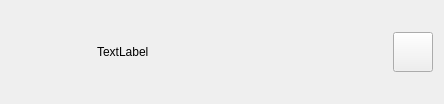
<?xml version="1.0" encoding="UTF-8"?>
<ui version="4.0">
 <class>MusicWinItem</class>
 <widget class="QWidget" name="MusicWinItem">
  <property name="geometry">
   <rect>
    <x>0</x>
    <y>0</y>
    <width>444</width>
    <height>104</height>
   </rect>
  </property>
  <property name="windowTitle">
   <string>Form</string>
  </property>
  <property name="styleSheet">
   <string notr="true"/>
  </property>
  <layout class="QGridLayout" name="gridLayout">
   <item row="0" column="0">
    <layout class="QHBoxLayout" name="horizontalLayout">
     <item>
      <widget class="QLabel" name="label_pic">
       <property name="minimumSize">
        <size>
         <width>80</width>
         <height>80</height>
        </size>
       </property>
       <property name="maximumSize">
        <size>
         <width>80</width>
         <height>80</height>
        </size>
       </property>
       <property name="styleSheet">
        <string notr="true">
border-image: url(:/image/image/MyPlayer.png);</string>
       </property>
       <property name="text">
        <string/>
       </property>
      </widget>
     </item>
     <item>
      <widget class="QLabel" name="label_songmsg">
       <property name="minimumSize">
        <size>
         <width>150</width>
         <height>80</height>
        </size>
       </property>
       <property name="text">
        <string>TextLabel</string>
       </property>
      </widget>
     </item>
     <item>
      <spacer name="horizontalSpacer">
       <property name="orientation">
        <enum>Qt::Horizontal</enum>
       </property>
       <property name="sizeHint" stdset="0">
        <size>
         <width>40</width>
         <height>20</height>
        </size>
       </property>
      </spacer>
     </item>
     <item>
      <widget class="QPushButton" name="pushButton">
       <property name="minimumSize">
        <size>
         <width>40</width>
         <height>40</height>
        </size>
       </property>
       <property name="maximumSize">
        <size>
         <width>40</width>
         <height>40</height>
        </size>
       </property>
       <property name="styleSheet">
        <string notr="true">border-image: url(:/image/image/favorite.png);</string>
       </property>
       <property name="text">
        <string/>
       </property>
      </widget>
     </item>
    </layout>
   </item>
  </layout>
 </widget>
 <resources/>
 <connections/>
</ui>
